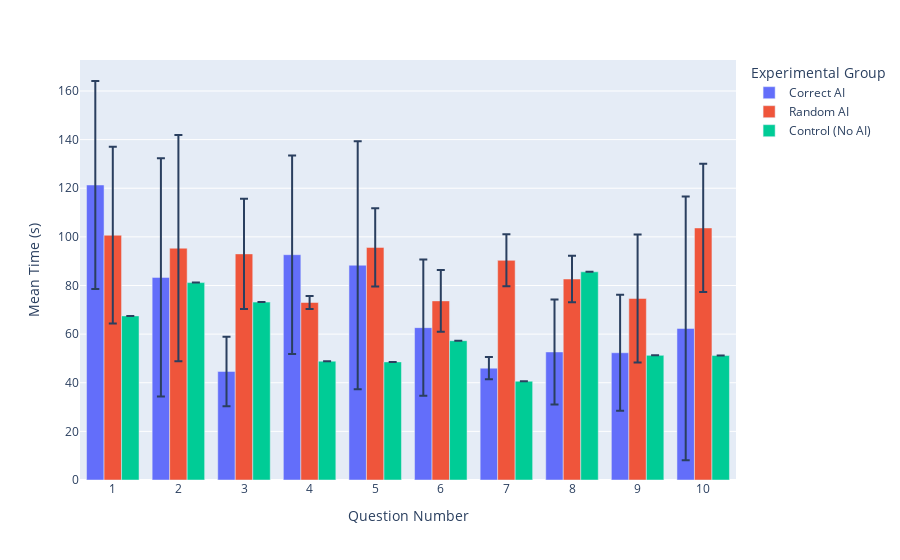

The notebook cell saved with this chart:
### Markdown cell above
# Analyzing Time Taken to get Answers

### Code cell
plot_df = df.drop(['answer', 'subject'], axis=1).groupby(['question', 'group'])
plot_df = pd.merge(plot_df.mean().rename({'time': 'Mean Time (s)'}, axis=1), plot_df.std().rename({'time': 'std_time'}, axis=1), how='left', on=['question', 'group'])
plot_df = plot_df.reset_index()
plot_df['Experimental Group'] = plot_df['group'].apply(lambda x: GROUP_MAP[x])
plot_df['Question Number'] = plot_df['question'].apply(lambda x: str(x))
fig = px.bar(
    plot_df,
    x='Question Number',
    y='Mean Time (s)',
    color='Experimental Group',
    barmode='group',
    error_y='std_time'
)
fig.show()

### Figure 1 — Plotly figure (JSON) as saved in the notebook; plotly's stock layout.template omitted (floating-point values rounded to 4 significant figures)
{"data": [{"alignmentgroup": "True", "error_y": {"array": [42.77, 48.95, 14.29, 40.81, 51.03, 28.02, 4.583, 21.57, 23.86, 54.24]}, "hovertemplate": "Experimental Group=Correct AI<br>Question Number=%{x}<br>Mean Time (s)=%{y}<extra></extra>", "legendgroup": "Correct AI", "marker": {"color": "#636efa", "pattern": {"shape": ""}}, "name": "Correct AI", "offsetgroup": "Correct AI", "orientation": "v", "showlegend": true, "textposition": "auto", "type": "bar", "x": ["1", "2", "3", "4", "5", "6", "7", "8", "9", "10"], "xaxis": "x", "y": [121.3, 83.33, 44.67, 92.67, 88.33, 62.67, 46, 52.67, 52.33, 62.33], "yaxis": "y"}, {"alignmentgroup": "True", "error_y": {"array": [36.35, 46.54, 22.65, 2.646, 16.07, 12.66, 10.69, 9.609, 26.31, 26.39]}, "hovertemplate": "Experimental Group=Random AI<br>Question Number=%{x}<br>Mean Time (s)=%{y}<extra></extra>", "legendgroup": "Random AI", "marker": {"color": "#EF553B", "pattern": {"shape": ""}}, "name": "Random AI", "offsetgroup": "Random AI", "orientation": "v", "showlegend": true, "textposition": "auto", "type": "bar", "x": ["1", "2", "3", "4", "5", "6", "7", "8", "9", "10"], "xaxis": "x", "y": [100.7, 95.33, 93, 73, 95.67, 73.67, 90.33, 82.67, 74.67, 103.7], "yaxis": "y"}, {"alignmentgroup": "True", "error_y": {"array": [null, null, null, null, null, null, null, null, null, null]}, "hovertemplate": "Experimental Group=Control (No AI)<br>Question Number=%{x}<br>Mean Time (s)=%{y}<extra></extra>", "legendgroup": "Control (No AI)", "marker": {"color": "#00cc96", "pattern": {"shape": ""}}, "name": "Control (No AI)", "offsetgroup": "Control (No AI)", "orientation": "v", "showlegend": true, "textposition": "auto", "type": "bar", "x": ["1", "2", "3", "4", "5", "6", "7", "8", "9", "10"], "xaxis": "x", "y": [67.5, 81.19, 73.17, 48.88, 48.58, 57.3, 40.63, 85.62, 51.26, 51.18], "yaxis": "y"}], "layout": {"barmode": "group", "legend": {"title": {"text": "Experimental Group"}, "tracegroupgap": 0}, "margin": {"t": 60}, "xaxis": {"anchor": "y", "domain": [0, 1], "title": {"text": "Question Number"}}, "yaxis": {"anchor": "x", "domain": [0, 1], "title": {"text": "Mean Time (s)"}}}}
